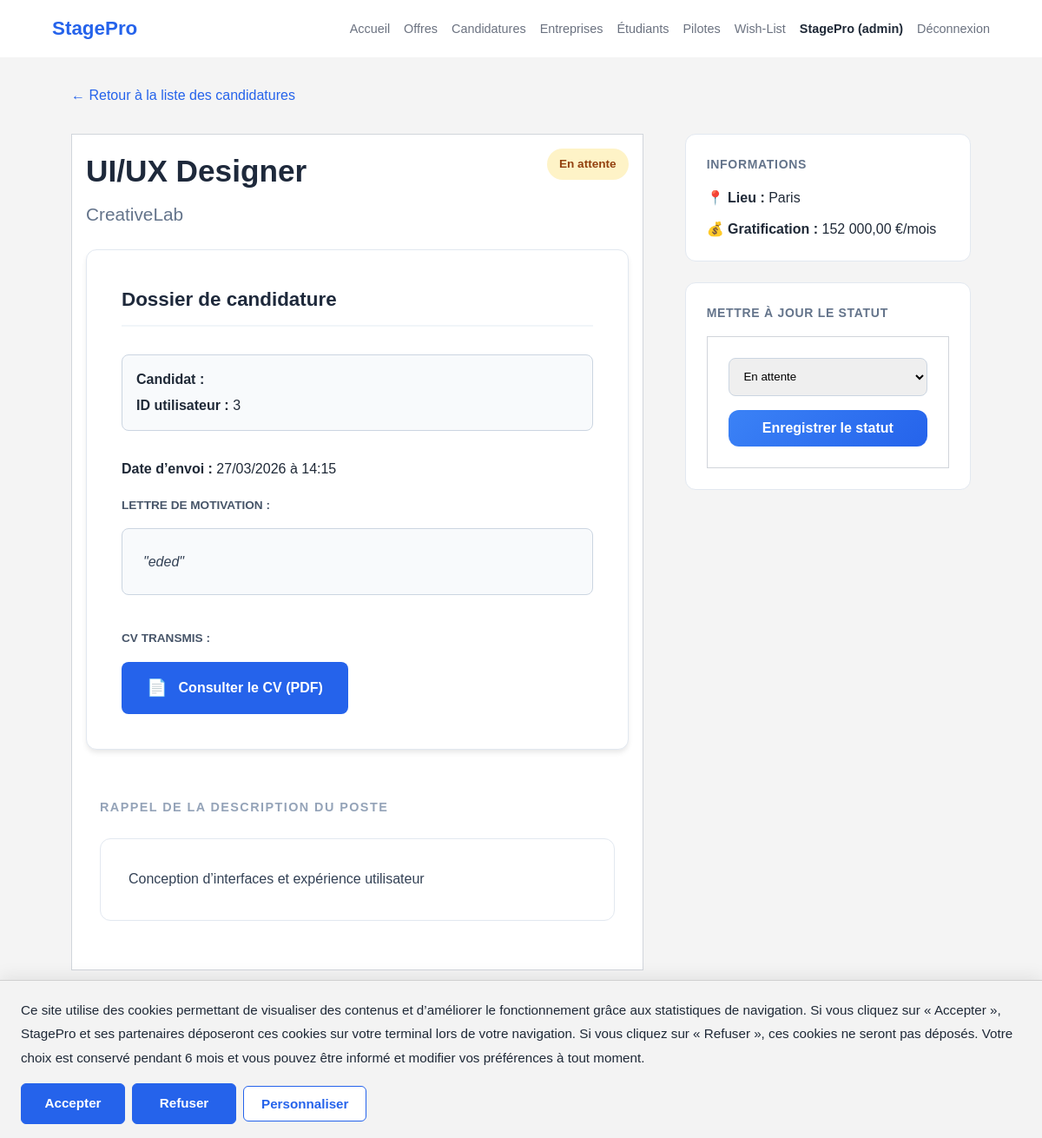
The app's page /index.php?page=candidature-detail&id=4 (signed in) with its own data.
### tables this page shows
CREATE TABLE `candidatures` (
  `id` int(11) NOT NULL,
  `utilisateur_id` int(11) NOT NULL,
  `offre_id` int(11) NOT NULL,
  `cv` varchar(255) DEFAULT NULL,
  `lettre_motivation` text DEFAULT NULL,
  `statut` varchar(20) NOT NULL DEFAULT 'en_attente',
  `created_at` timestamp NOT NULL DEFAULT current_timestamp()
);

CREATE TABLE `offres` (
  `id` int(11) NOT NULL,
  `entreprise_id` int(11) NOT NULL,
  `titre` varchar(150) NOT NULL,
  `description` text NOT NULL,
  `competences` text DEFAULT NULL,
  `localite` varchar(255) DEFAULT NULL,
  `duree` varchar(100) DEFAULT NULL,
  `nb_places` int(11) DEFAULT 1,
  `remuneration` decimal(10,2) DEFAULT NULL,
  `date_offre` date NOT NULL,
  `created_at` timestamp NOT NULL DEFAULT current_timestamp()
);

CREATE TABLE `entreprises` (
  `id` int(11) NOT NULL,
  `nom` varchar(150) NOT NULL,
  `description` text DEFAULT NULL,
  `email_contact` varchar(150) DEFAULT NULL,
  `telephone_contact` varchar(30) DEFAULT NULL,
  `created_at` timestamp NOT NULL DEFAULT current_timestamp()
);

### app/Controllers/CandidatureController.php (called while the page is built, shortened)
<?php
require_once __DIR__ . '/../Models/Candidature.php';
class CandidatureController {
    private $model;
    public function __construct() {
        $this->model = new Candidature();
    }
    public function show($id) {
        $candidature = $this->model->findByIdFull((int)$id);
        include __DIR__ . '/../Views/layout/header.php';
        include __DIR__ . '/../Views/candidatures/detail.php';
        include __DIR__ . '/../Views/layout/footer.php';
    }
}

### config/Database.php (called while the page is built)
<?php
class Database {
    private static $instance = null;
    public static function getConnection() {
        if (self::$instance === null) {
            try {
                self::$instance = new PDO(
                    "mysql:host=localhost;dbname=stagepro;charset=utf8",
                    "root",
                    ""
                );
                self::$instance->setAttribute(PDO::ATTR_ERRMODE, PDO::ERRMODE_EXCEPTION);
                self::$instance->setAttribute(PDO::ATTR_DEFAULT_FETCH_MODE, PDO::FETCH_ASSOC);
            } catch (PDOException $e) {
                die("Erreur de connexion : " . $e->getMessage());
            }
        }
        return self::$instance;
    }
}

### app/Models/Candidature.php (called while the page is built, shortened)
<?php
require_once __DIR__ . '/../../config/Database.php';
class Candidature {
    private $db;
    public function __construct() {
        $this->db = Database::getConnection();
    }
    public function findByIdFull($id) {
        $sql = "SELECT c.*, o.titre AS offre_titre, o.description AS offre_desc,
                       o.localite, o.remuneration, e.nom AS entreprise_nom
                FROM candidatures c
                JOIN offres o ON c.offre_id = o.id
                JOIN entreprises e ON o.entreprise_id = e.id
                WHERE c.id = :id
                LIMIT 1";
        $stmt = $this->db->prepare($sql);
        $stmt->execute(['id' => $id]);
        return $stmt->fetch(PDO::FETCH_ASSOC);
    }
}

### app/Views/candidatures/detail.php (the view, shortened to what this page needs)
<?php
$role = strtolower($_SESSION['user']['role_nom'] ?? $_SESSION['user']['role'] ?? '');
function statutInfos($statut) {
    switch ($statut) {
        default:
            return ['label' => 'En attente', 'bg' => '#fef3c7', 'color' => '#92400e'];
    }
}
$badge = statutInfos($candidature['statut'] ?? 'en_attente');
?>
<div style="padding: 2rem; max-width: 1100px; margin: 0 auto;">
    <nav style="margin-bottom: 2rem;">
        <a href="index.php?page=candidatures" style="color: #2563eb; text-decoration: none; font-weight: 500;">
            &larr; Retour à la liste des candidatures
        </a>
    </nav>
    <div style="display: grid; grid-template-columns: 2fr 1fr; gap: 3rem; align-items: start;">
        <article>
            <div style="display: flex; justify-content: space-between; align-items: flex-start; gap: 1rem;">
                <div>
                    <h1 style="font-size: 2.2rem; margin-bottom: 0.5rem; color: #1e293b;"><?= htmlspecialchars($candidature['offre_titre']) ?></h1>
                    <p style="font-size: 1.3rem; color: #64748b; margin-bottom: 1.5rem;"><?= htmlspecialchars($candidature['entreprise_nom']) ?></p>
                </div>
                <span style="background: <?= $badge['bg'] ?>; color: <?= $badge['color'] ?>; padding: 8px 14px; border-radius: 999px; font-size: 0.85rem; font-weight: 700;">
                    <?= $badge['label'] ?>
                </span>
            </div>
            <section style="background: #ffffff; padding: 2.5rem; border-radius: 12px; border: 1px solid #e2e8f0; box-shadow: 0 4px 6px -1px rgba(0,0,0,0.1);">
                <h2 style="font-size: 1.4rem; margin-bottom: 2rem; color: #1e293b; border-bottom: 2px solid #f1f5f9; padding-bottom: 0.8rem;">Dossier de candidature</h2>
                <?php if (in_array($role, ['admin', 'pilote'], true)): ?>
                    <div style="margin-bottom: 2rem; padding: 1rem; background: #f8fafc; border: 1px solid #cbd5e1; border-radius: 8px;">
                        <p style="margin-bottom: 0.4rem;"><strong>Candidat :</strong> <?= htmlspecialchars(($candidature['prenom'] ?? '') . ' ' . ($candidature['nom'] ?? '')) ?></p>
                        <p style="margin: 0;"><strong>ID utilisateur :</strong> <?= (int)$candidature['utilisateur_id'] ?></p>
                    </div>
                <?php endif; ?>
                <div style="margin-bottom: 1.2rem;">
                    <strong>Date d’envoi :</strong>
                    <?= !empty($candidature['created_at']) ? date('d/m/Y à H:i', strtotime($candidature['created_at'])) : 'Non renseignée' ?>
                </div>
                <div style="margin-bottom: 2.5rem;">
                    <label style="display: block; font-weight: 700; color: #475569; margin-bottom: 1rem; text-transform: uppercase; font-size: 0.85rem;">Lettre de motivation :</label>
                    <div style="background: #f8fafc; padding: 1.5rem; border-radius: 8px; border: 1px solid #cbd5e1; line-height: 1.7; color: #334155; font-style: italic;">
                        "<?= nl2br(htmlspecialchars($candidature['lettre_motivation'])) ?>"
                    </div>
                </div>
                <?php if (!empty($candidature['cv'])): ?>
                    <div>
                        <label style="display: block; font-weight: 700; color: #475569; margin-bottom: 1rem; text-transform: uppercase; font-size: 0.85rem;">CV transmis :</label>
                        <a href="<?= htmlspecialchars($candidature['cv']) ?>" target="_blank"
                           style="display: inline-flex; align-items: center; gap: 0.8rem; background: #2563eb; color: white; padding: 1rem 1.8rem; border-radius: 8px; text-decoration: none; font-weight: 600;">
                           <span style="font-size: 1.2rem;">📄</span> Consulter le CV (PDF)
                        </a>
                    </div>
                <?php endif; ?>
            </section>
            <section style="margin-top: 3.5rem;">
                <h3 style="color: #94a3b8; font-size: 0.9rem; text-transform: uppercase; letter-spacing: 0.1em; margin-bottom: 1.5rem;">Rappel de la description du poste</h3>
                <div style="line-height: 1.8; color: #334155; background: #fff; border: 1px solid #e2e8f0; border-radius: 12px; padding: 2rem;">
                    <?= nl2br(htmlspecialchars($candidature['offre_desc'] ?? 'Aucune description disponible.')) ?>
                </div>
            </section>
        </article>
        <aside>
            <div style="background: #ffffff; padding: 1.5rem; border-radius: 12px; border: 1px solid #e2e8f0; margin-bottom: 1.5rem;">
                <h3 style="font-size: 0.875rem; color: #64748b; text-transform: uppercase; letter-spacing: 0.05em; margin-bottom: 1rem;">Informations</h3>
                <p style="margin-bottom: 0.75rem;"><strong>📍 Lieu :</strong> <?= htmlspecialchars($candidature['localite'] ?? 'Non renseigné') ?></p>
                <p><strong>💰 Gratification :</strong>
                    <?= isset($candidature['remuneration']) && $candidature['remuneration'] !== null
                        ? number_format((float)$candidature['remuneration'], 2, ',', ' ') . ' €/mois'
                        : 'Non renseignée' ?>
                </p>
            </div>
            <?php if (in_array($role, ['admin', 'pilote'], true)): ?>
                <div style="background: #ffffff; padding: 1.5rem; border-radius: 12px; border: 1px solid #e2e8f0;">
                    <h3 style="font-size: 0.875rem; color: #64748b; text-transform: uppercase; letter-spacing: 0.05em; margin-bottom: 1rem;">Mettre à jour le statut</h3>
                    <form action="index.php?page=candidature-update-status&id=<?= (int)$candidature['id'] ?>" method="post">
                        <select name="statut" style="width: 100%; padding: 0.8rem; border-radius: 8px; border: 1px solid #cbd5e1; margin-bottom: 1rem;">
                            <option value="en_attente" <?= ($candidature['statut'] ?? '') === 'en_attente' ? 'selected' : '' ?>>En attente</option>
                        </select>
                        <button type="submit" class="btn-cta" style="width: 100%;">Enregistrer le statut</button>
                    </form>
                </div>
            <?php endif; ?>
        </aside>
    </div>
</div>

### public/styles.css (style rules this page uses)
:root { --bg-body: #f4f4f4; --surface: #ffffff; --accent: #2563eb; --text-main: #1f2937; --text-muted: #6b7280; --border: #d1d5db; --header-height: 0px; }
* { box-sizing: border-box; margin: 0; padding: 0; }
body { background-color: var(--bg-body); color: var(--text-main); font-family: sans-serif; line-height: 1.5; padding-bottom: 2rem; }
section { margin-bottom: 5rem; }
.btn-cta { background: linear-gradient(135deg, #3b82f6, #2563eb); color: white; padding: 12px 24px; font-size: 1rem; font-weight: 600; border-radius: 12px; text-decoration: none; display: inline-block; transition: all 0.2s ease; }
article { background: var(--surface); border: 1px solid var(--border); padding: 1rem; position: relative; min-height: 150px; background-size: cover; background-position: center; }
form { background: #fff; padding: 1.5rem; border: 1px solid var(--border); }
label { font-weight: bold; font-size: 0.8rem; display: block; margin-bottom: 0.3rem; }
input, select, textarea { width: 100%; border: 1px solid var(--border); padding: 0.5rem; margin-bottom: 1rem; }
button { background: #374151; color: #fff; border: none; padding: 0.6rem 1rem; cursor: pointer; }
section:not(.hero):not(.entreprise-showcase):not(.espaces-section):not(.stats-section) { max-width: 1000px; margin: 0 auto 2.5rem auto; padding: 0 1rem; }

### records on screen
candidatures: offre.titre "UI/UX Designer", entreprises.nom "CreativeLab", statut "En attente", utilisateur "3", created_at "27/03/2026 à 14:15", lettre_motivation "eded", offre.description "Conception d’interfaces et expérience utilisateur", offre.localite "Paris", offre.remuneration "152 000,00"

### other values on screen
$_SESSION['user']['prenom'] "StagePro"
$_SESSION['user']['role'] "admin"
